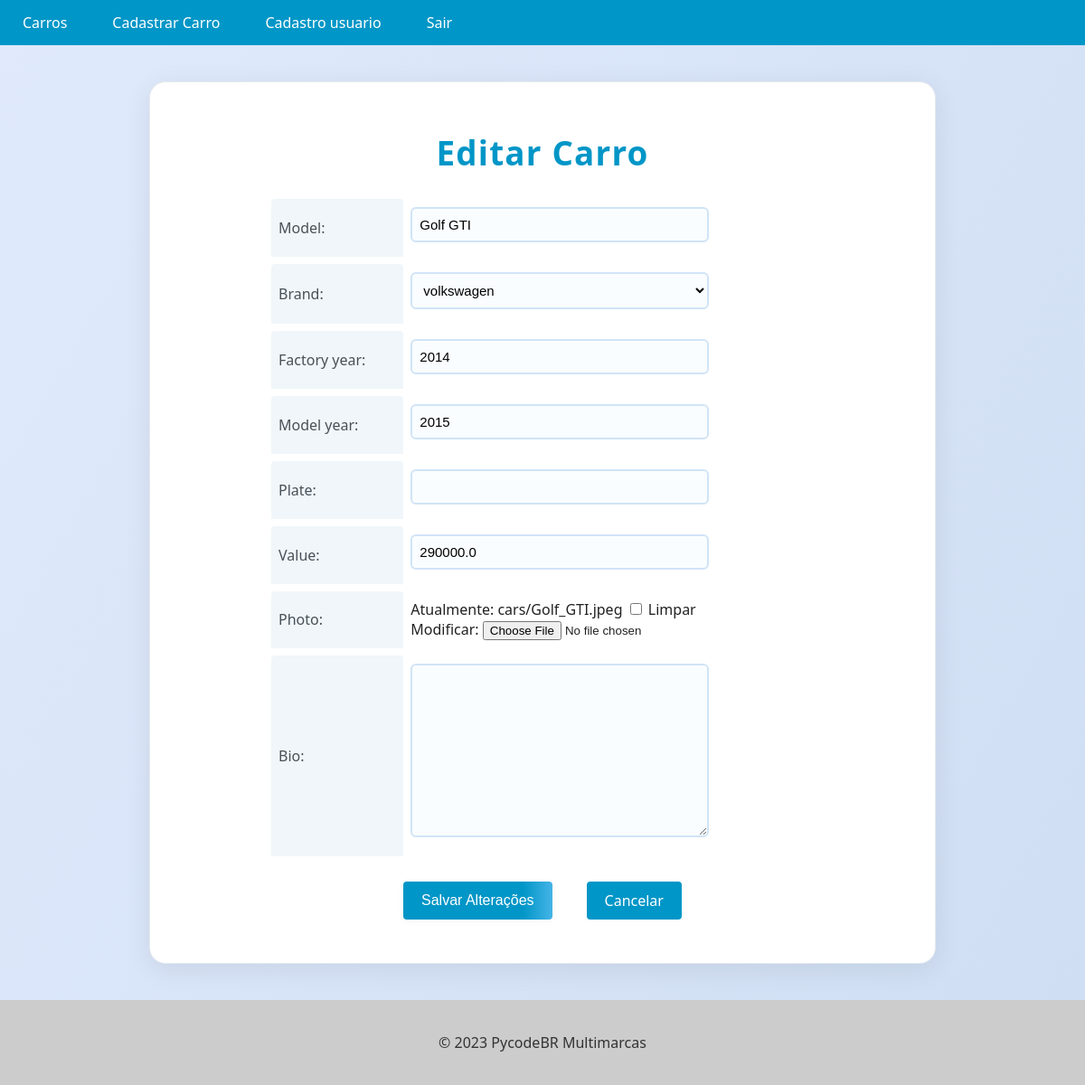
Before: /cars/3/update/ (signed in) with the older database file.
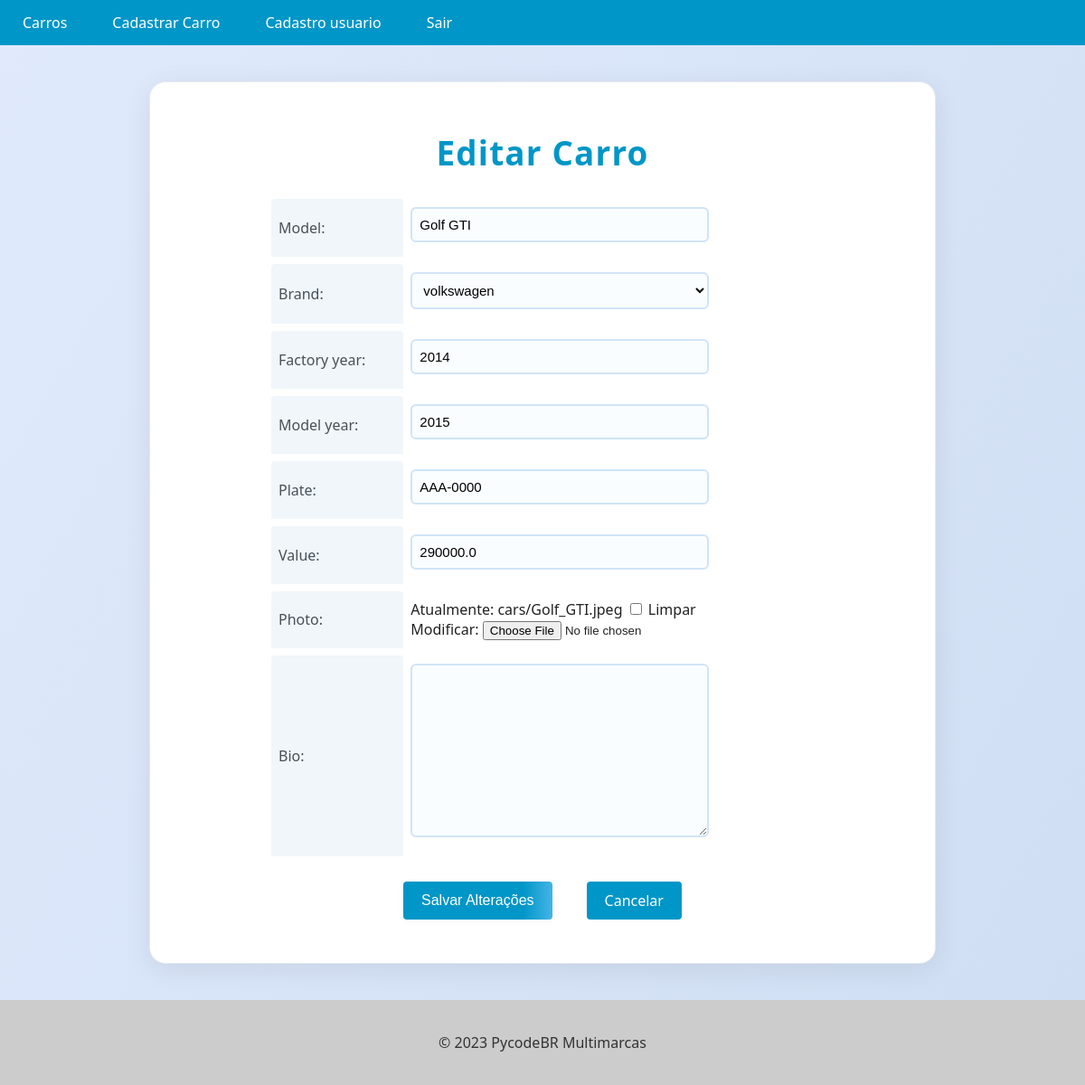
After: the same page with the newer database file.
### cars/models.py (models this page shows, shortened)
class Car(models.Model):
    id = models.AutoField(primary_key=True)
    model = models.CharField(max_length=200)
    brand = models.ForeignKey(Brand, on_delete=models.PROTECT, related_name='car_brand')
    factory_year = models.IntegerField()
    model_year = models.IntegerField()
    plate = models.CharField(max_length=10, blank=True, null=True)
    value = models.FloatField(blank=True, null=True)
    photo = models.ImageField(upload_to='cars/', blank=True, null=True)
    bio = models.TextField(blank=True, null=True)

### cars/views.py (the view, shortened to what this page needs)
# urls.py: path('cars/<int:pk>/update/', CarUpdateView.as_view(), name='car_update'),
@method_decorator(login_required(login_url='login'), name='dispatch')
class CarUpdateView(UpdateView):
    model = Car
    form_class = CarModelForm
    template_name = 'car_update.html'

### cars/forms.py (shortened to what this page needs)
class CarModelForm(forms.ModelForm):
    class Meta:
        model = Car
        fields = '__all__'

### cars/models.py (called while the page is built)
    def __str__(self):
        return self.name

### cars/templates/car_update.html (shortened to what this page needs)
{% extends "base.html" %}
{% block content %}
  <form method="post" enctype="multipart/form-data">
    <h1>Editar Carro</h1>
    <table>
      {{ form.as_table }}
    </table>
    <div>
      <div class="buttons-container">
        <input type="submit" value="Salvar Alterações" class="btn btn-primary">
        <a href="{% url 'cars_list' %}" class="btn btn-secondary">Cancelar</a>
      </div>
    </div>
  </form>
{% endblock %}

Changed rows visible on the page:
changed Car "Golf GTI": plate (not shown) → "AAA-0000"
